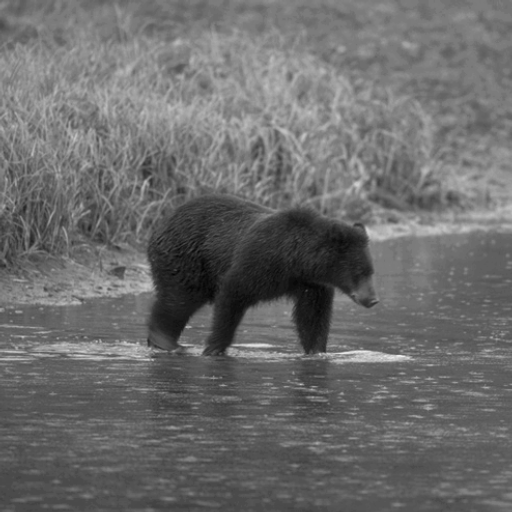
//> input picture ReVA_AI/src/TP3/bear.pgm, 512 x 512 px
$ ./main bear.pgm bear.pgm   (built with g++ and OpenCV 4)
//> lines starting //> are read from the running program, lines starting //| are printed output that depends on the picture; after the words box and inside, x2 and y2 are one past the last pixel; in counts of white or black regions, pixels touching at a corner belong together
#include <stdio.h>
#include <iostream>
#include "opencv2/imgproc/imgproc.hpp"
#include "opencv2/highgui/highgui.hpp"


using namespace std;
using namespace cv;


//Image
Mat src, src2;

//Canny
Mat abs_dst, detected_edges;
Mat grad2;

/// Sobel et laplace
Mat src_gray, grad;
Mat grad_x, grad_y;
Mat abs_grad_x, abs_grad_y;

int scale = 0;
const int alpha_slider_max = 50;
int alpha_slider;

int delta = 0;
const int delta_slider_max = 255;
int delta_slider;

//highthreshold
const int amax_canny_max = 200;
int amax_canny;

//lowthreshold
const int alpha_canny_max = 100;
int alpha_canny;


//CalculContours
double contours_detecte=0;
double contours_ref = 0;
double contour_correct = 0;
double faux_positif = 0;
double faux_negatif = 0;

double performance = 0 ;
double tfp = 0 ;
double tfn = 0 ;

void calculbinary(Mat imgc){

    for(int y = 0; y < imgc.rows; y++){
        for(int x = 0; x < imgc.cols; x++){
            if(imgc.at<uchar>(y,x) < 127)
                imgc.at<uchar>(y,x) = 0;
            if(imgc.at<uchar>(y,x) >= 127)
                imgc.at<uchar>(y,x) = 255;
        }
    }
}

//255 c'est blanc, un contours est noir donc < 50 ?
int detec(Mat image, int seuil) {
    int contours = 0;
    for(int y = 0; y < image.rows; y++)
        for(int x = 0; x < image.cols; x++)
            if(image.at<uchar>(y,x) == seuil)
                contours++;
    return contours;
}

//si contours detecte ? est ce que contours detecter aussi sur src2
int correc(Mat imgcal){
    int intersection = 0;

    for(int y = 0; y < imgcal.rows; y++)
        for(int x = 0; x < imgcal.cols; x++)
            if(imgcal.at<uchar>(y,x) == 255 )
               if(src2.at<uchar>(y,x) == 0 )
                intersection++;
    return intersection;
}

void calcul(int val){

    contours_detecte=0;

    if(val == 1){

        //calculbinary(grad2);
        threshold(grad2,grad2, 100, 255, cv::THRESH_BINARY);

        contours_detecte = detec(grad2,255);
        contour_correct = correc(grad2);
        faux_positif = contours_detecte - contour_correct;
        faux_negatif = contours_ref - contour_correct;

        performance = contour_correct/(contour_correct+faux_negatif+faux_positif);
        tfp = faux_positif/(contour_correct+faux_negatif+faux_positif);
        tfn = faux_negatif/(contour_correct+faux_negatif+faux_positif);

        cout<< " Canny CD " << contours_detecte << " CC " << contour_correct << " FP "<< faux_positif << " FN " << faux_negatif << " P " << performance << " TFP " << tfp << " TFN " << tfn << endl;

    }
    if (val == 2){

        calculbinary(abs_dst);
        //threshold(abs_dst,abs_dst, 200, 255, cv::THRESH_BINARY);

        contours_detecte = detec(abs_dst,255);
        contour_correct = correc(abs_dst);
        faux_positif = contours_detecte - contour_correct;
        faux_negatif = contours_ref - contour_correct;

        performance = contour_correct/(contour_correct+faux_negatif+faux_positif);
        tfp = faux_positif/(contour_correct+faux_negatif+faux_positif);
        tfn = faux_negatif/(contour_correct+faux_negatif+faux_positif);

        cout<< " Laplace CD " << contours_detecte << " CC " << contour_correct << " FP "<< faux_positif << " FN " << faux_negatif << " P " << performance << " TFP " << tfp << " TFN " << tfn << endl;
    }

    if (val == 3){

        calculbinary(grad);
        //threshold(grad,grad, 120, 255, cv::THRESH_BINARY);

        contours_detecte = detec(grad,255);
        contour_correct = correc(grad);
        faux_positif = contours_detecte - contour_correct;
        faux_negatif = contours_ref - contour_correct;

        performance = contour_correct/(contour_correct+faux_negatif+faux_positif);
        tfp = faux_positif/(contour_correct+faux_negatif+faux_positif);
        tfn = faux_negatif/(contour_correct+faux_negatif+faux_positif);

        cout<< " Sobel CD " << contours_detecte << " CC " << contour_correct << " FP "<< faux_positif << " FN " << faux_negatif << " P " << performance << " TFP " << tfp << " TFN " << tfn << endl;
    }

}


//void Sobel(InputArray src, OutputArray dst, int ddepth, int dx, int dy, int ksize=3, double scale=1, double delta=0, int borderType=BORDER_DEFAULT )
//dx – order of the derivative x. & dy – order of the derivative y.
void sobel(){


    /// Gradient X
    //Scharr( src_gray, grad_x, ddepth, 1, 0, scale, delta, BORDER_DEFAULT );
    Sobel( src_gray, grad_x, CV_16S, 1, 0, 3, scale, delta, BORDER_DEFAULT );
    convertScaleAbs( grad_x, abs_grad_x );

    /// Gradient Y
    //Scharr( src_gray, grad_y, ddepth, 0, 1, scale, delta, BORDER_DEFAULT );
    Sobel( src_gray, grad_y, CV_16S, 0, 1, 3, scale, delta, BORDER_DEFAULT );
    convertScaleAbs( grad_y, abs_grad_y );

    /// Total Gradient (approximate)
    addWeighted( abs_grad_x, 0.5, abs_grad_y, 0.5, 0, grad );

    /*******/
    calcul(3);
    /******/

    imshow( "Sobel Demo", grad );
}

void laplace(){

    Laplacian( src_gray, grad, CV_16S, 3, scale, delta, BORDER_DEFAULT );
    convertScaleAbs( grad, abs_dst );

    /*************/
    calcul(2);
    /************/

    /// Show what you got
    imshow( "Laplace Demo", abs_dst );
}

void canny(){

    /// Reduce noise with a kernel 3x3
    GaussianBlur( src_gray, detected_edges, Size(3,3), 0, 0, BORDER_DEFAULT );
    //blur( src_gray, detected_edges, Size(3,3) );

    /// Canny detector
    Canny( detected_edges, detected_edges, alpha_canny, amax_canny_max, 3 );

    /// Using Canny's output as a mask, we display our result
    grad2 = Scalar::all(0);
    src.copyTo( grad2, detected_edges);

    /***********/
    calcul(1);
    /**********/

    imshow( "Canny Demo", grad2 );
}


void filtrecanny(int, void*){
    canny();
}

void filtre(int, void*){

    scale = (double)alpha_slider ;
    delta = (double)delta_slider;

    sobel();
    laplace();

}


int main( int argc, char** argv )
{
    /// Load an image
    src = imread(argv[1]);
//> src is the input picture: 512 rows x 512 cols, CV_8UC3; min 2, max 239, mean 107.2
    src2 = imread(argv[2]);

    int size = 0;
    ///Size
    for(int y = 0; y < src.rows; y++)
        for(int x = 0; x < src.cols; x++)
            size++;
//> after the loop, size = 262144
    cout<<"Nb pixel totaux 1ere image : "<<size<<endl;
//| Nb pixel totaux 1ere image : 262144

    size = 0;
    for(int y = 0; y < src2.rows; y++)
        for(int x = 0; x < src2.cols; x++)
            size++;
//> after the loop, size = 262144

    cout<<"Nb pixel totaux image de ref : "<<size<<endl;
//| Nb pixel totaux image de ref : 262144

    if( !src.data )
    { return -1; }

//    ///void GaussianBlur(InputArray src, OutputArray dst, Size ksize, double sigmaX, double sigmaY=0, int borderType=BORDER_DEFAULT )
    //GaussianBlur( src, src, Size(3,3), 0, 0, BORDER_DEFAULT );

    /// Convert it to gray
    cvtColor( src, src_gray, CV_BGR2GRAY );

    /// Sobel et Laplace
    namedWindow( "Sobel Demo", CV_WINDOW_AUTOSIZE );
    moveWindow("Sobel Demo", 10, 200);

    namedWindow( "Laplace Demo", CV_WINDOW_AUTOSIZE );
    moveWindow("Laplace Demo", 550, 200);

    namedWindow( "Image Ref", CV_WINDOW_AUTOSIZE );
    moveWindow("Image Ref", 1100, 200);
    imshow( "Image Ref", src2 );

    namedWindow( "Trackbar Sobel & Laplace", CV_WINDOW_NORMAL );
    moveWindow("Trackbar Sobel & Laplace", 300, 150);

    char TrackbarName[50];
    sprintf( TrackbarName, "Alpha x %d", alpha_slider_max);
    createTrackbar( TrackbarName, "Trackbar Sobel & Laplace", &alpha_slider, alpha_slider_max, filtre );

    char TrackbarName1[50];
    sprintf( TrackbarName1, "Delta x %d", delta_slider_max);
    createTrackbar( TrackbarName1, "Trackbar Sobel & Laplace", &delta_slider, delta_slider_max, filtre );

    contours_ref = 0;
    contours_ref = detec(src2,0);
//> after the loop in detec, `for(int y = 0; y < image.rows; y++)`: contours = 0
//> contours_ref = 0
    cout<< "Contours de Reference " << contours_ref <<endl;
//| Contours de Reference 0
    sobel();
//> in sobel, `Sobel( src_gray, grad_x, CV_16S, 1, 0, 3, scale, delta, BORDER_DEFAULT..`: grad_x: 512 rows x 512 cols, CV_16SC1; every value is 0
//> in sobel, `convertScaleAbs( grad_x, abs_grad_x );`: abs_grad_x: 512 rows x 512 cols, CV_8UC1; every value is 0
//> in calcul, `performance = contour_correct/(contour_correct+faux_negatif+faux_posit..`: performance = nan
//|  Sobel CD 0 CC 0 FP 0 FN 0 P -nan TFP -nan TFN -nan
    laplace();
//|  Laplace CD 0 CC 0 FP 0 FN 0 P -nan TFP -nan TFN -nan
    canny();
//> in canny, `Canny( detected_edges, detected_edges, alpha_canny, amax_canny_max, 3 );`:
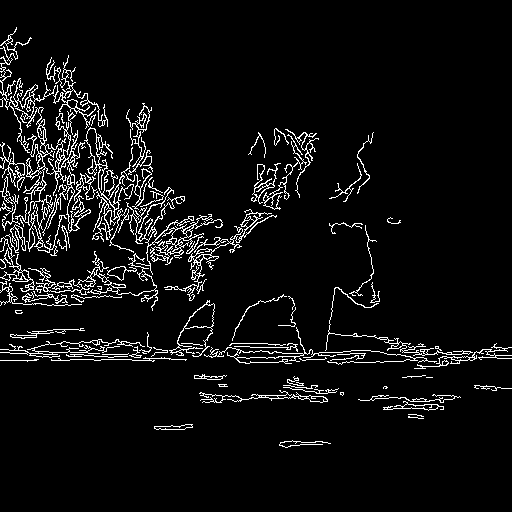
//> detected_edges: 512 rows x 512 cols, CV_8UC1; 5.8% white in thin lines or dots, all inside (x1, y1, x2, y2) = (0, 27, 512, 448)
//> in canny, `src.copyTo( grad2, detected_edges);`:
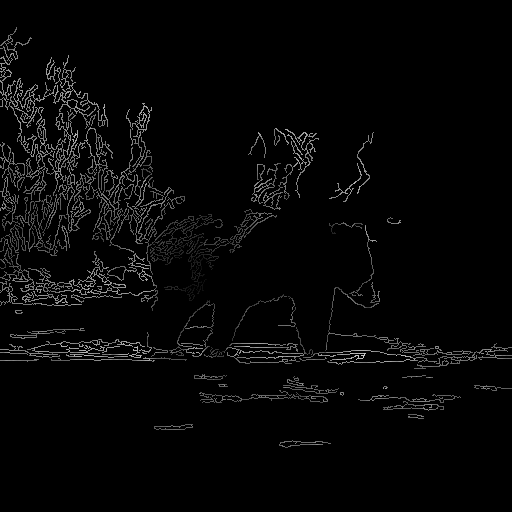
//> grad2: 512 rows x 512 cols, CV_8UC3; min 0, max 210, mean 6.4
//> call 3 of calcul, with val = 1
//> in calcul (call 3), `threshold(grad2,grad2, 100, 255, cv::THRESH_BINARY);`:
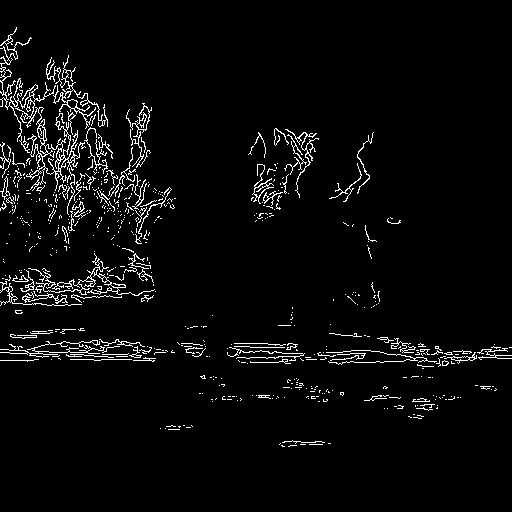
//> grad2: 512 rows x 512 cols, CV_8UC3; 3.9% white in thin lines or dots, all inside (x1, y1, x2, y2) = (0, 27, 512, 447)
//> in calcul (call 3), `contours_detecte = detec(grad2,255);`: contours_detecte = 20746
//> in calcul (call 3), `performance = contour_correct/(contour_correct+faux_negatif+faux_posit..`: performance = 0
//> in calcul (call 3), `tfp = faux_positif/(contour_correct+faux_negatif+faux_positif);`: tfp = 1
//> in calcul (call 3), `tfn = faux_negatif/(contour_correct+faux_negatif+faux_positif);`: tfn = 0
//|  Canny CD 20746 CC 0 FP 20746 FN 0 P 0 TFP 1 TFN 0

    /// Canny
    namedWindow( "Canny Demo", CV_WINDOW_AUTOSIZE );
    moveWindow("Canny Demo", 1100, 200);

    namedWindow( "TrackbarCanny1", CV_WINDOW_NORMAL );
    moveWindow("TrackbarCanny1", 1300, 150);

    char TrackbarName2[50];
    sprintf( TrackbarName2, "LowThreshold x %d", alpha_canny_max );
    createTrackbar( TrackbarName2, "TrackbarCanny1", &alpha_canny, alpha_canny_max, filtrecanny );


    char TrackbarName3[50];
    sprintf( TrackbarName3, "HighThreshold x %d", amax_canny_max );
    createTrackbar( TrackbarName3, "TrackbarCanny1", &amax_canny, amax_canny_max, filtrecanny );


    waitKey(0);
//|  Sobel CD 0 CC 0 FP 0 FN 0 P -nan TFP -nan TFN -nan
//|  Laplace CD 0 CC 0 FP 0 FN 0 P -nan TFP -nan TFN -nan
//|  Canny CD 20746 CC 0 FP 20746 FN 0 P 0 TFP 1 TFN 0
    return 0;
}
